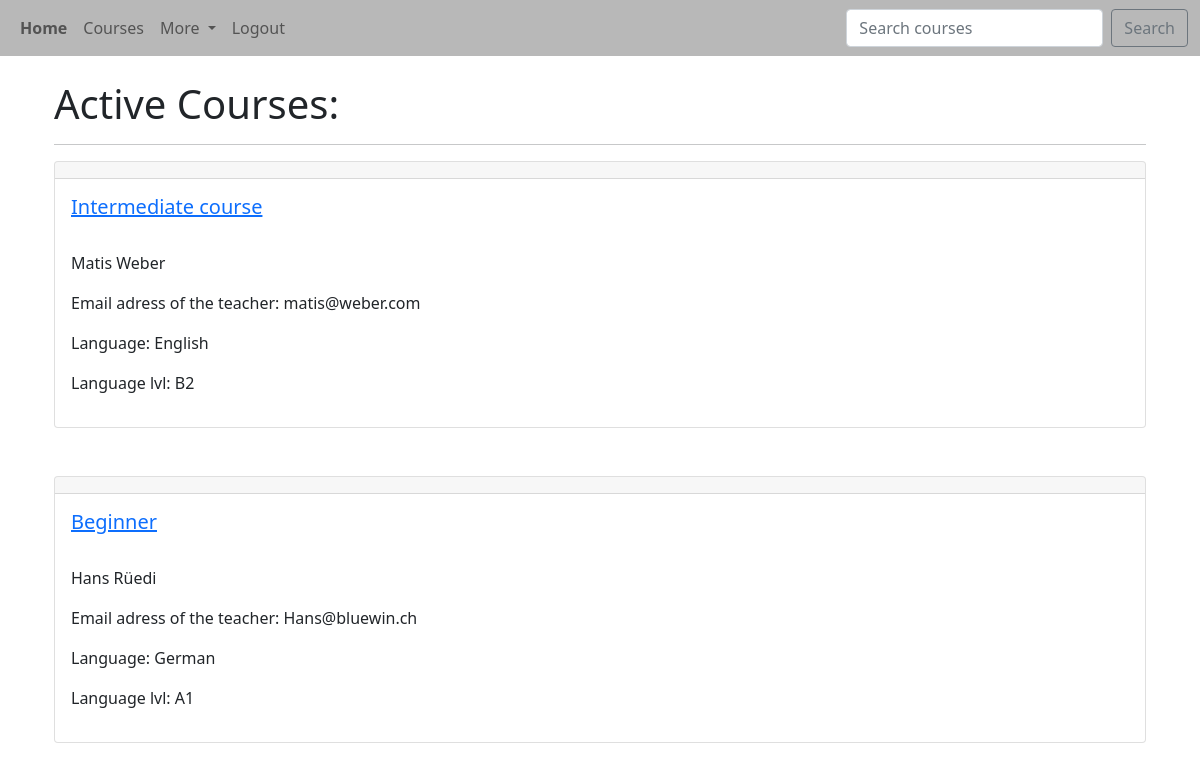
Page /course (signed in) on the committed database.
### sprachwebseite/models.py (models this page shows, shortened)
class Course(models.Model):
    name = models.CharField('Course Name', max_length= 120)
    teacher = models.CharField('Course Name Teacher', max_length= 60, null=True)
    email =models.EmailField('Teacher Email', max_length= 60, null=True, blank=True)
    language = models.CharField('Course Language', max_length= 60)
    languagelvl = models.CharField('Course level', max_length= 60)
    coursetype = models.CharField('Course Type', max_length= 60)
    info = models.TextField('Course Info', blank=True)

### sprachwebseite/views.py (the view)
# urls.py: path('course', views.course, name='course'),
def course(request):
    course_list = Course.objects.all()
    return render(request, "course.html", {'course': course_list})

### sprachwebseite/templates/course.html (shortened to what this page needs)
<!DOCTYPE html>
<html lang="en">
<head>
</head>
<body>
{% extends 'base.html' %}
{% block content %}
<div class="container">
<h1>Active Courses:</h1>
<hr>
{% for course in course %}
{% if user.is_authenticated %}
<div class="card">
    <div class="card-header">
    </div>
    <div class="card-body">
            <a href="{% url 'showcourse' course.id %}"><h5>{{ course.name }}</h5></a><br>
            <p>{{ course.teacher }}</p>
            <p>Email adress of the teacher:
                {{ course.email}} </p>
            <p>Language:
                {{ course.language }} </p>
            <p>Language lvl:
                {{ course.languagelvl }} </p>
    </div>
  </div><br><br>
{% else %}
<h1>Sorry! You must be logged in to access this page :(.</h1>
{% endif %}
{% endfor %}
{% endblock %}

### sprachwebseite/templates/base.html (shortened to what this page needs)
<!doctype html>
<html lang="en">
  <head>
    <link href="https://cdn.jsdelivr.net/npm/bootstrap@5.1.3/dist/css/bootstrap.min.css" rel="stylesheet">
  </head>
  <body>
    {% include 'navbar.html' %}
    <br>
    <div class="container">
      {% block content %}
      {% endblock %}
    </div>
  </body>
</html>

### sprachwebseite/templates/navbar.html (shortened to what this page needs)
<nav class="navbar navbar-expand-lg navbar-light " style="background-color: #b8b8b8;">
    <div class="container-fluid">
      <div class="collapse navbar-collapse" id="navbarSupportedContent">
        <ul class="navbar-nav me-auto mb-2 mb-lg-0">
          <li class="nav-item">
            <a class="nav-link" href="/home" style="font-weight: bold;">Home</a>
          </li>
          {% if user.is_authenticated %}
            <li class="nav-item">
                <a class="nav-link" href="/course">Courses</a>
            </li>
            <li class="nav-item dropdown">
              <a class="nav-link dropdown-toggle" href="#" id="navbarDropdown" role="button" data-bs-toggle="dropdown" aria-expanded="false">
                More
            </a>
          </li>
            <li class="nav-item">
              <a class="nav-link" href="{% url 'logout' %}">Logout</a>
          </li>
            {% endif %}
        </ul>
        <form class="d-flex" method=POST action="{% url 'searchcourse' %}">
          <input class="form-control me-2" type="search" placeholder="Search courses" aria-label="Search" name='searched'>
          <button class="btn btn-outline-secondary" type="submit">Search</button>
        </form>
      </div>
    </div>
  </nav>

### rows in the picture
Course: name "Intermediate course", teacher "Matis Weber", email "matis@weber.com", language "English", languagelvl "B2"
Course: name "Beginner", teacher "Hans Rüedi", email "Hans@bluewin.ch", language "German", languagelvl "A1"
